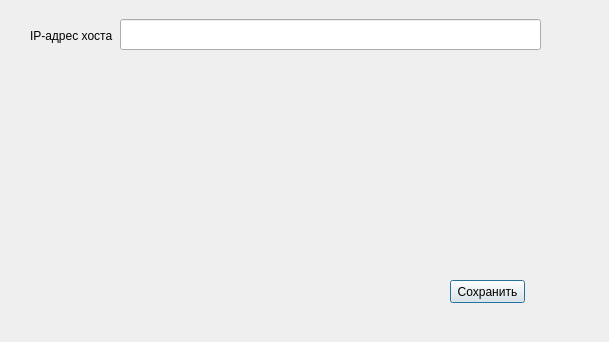
<?xml version="1.0" encoding="UTF-8"?>
<ui version="4.0">
 <class>Setting</class>
 <widget class="QDialog" name="Setting">
  <property name="geometry">
   <rect>
    <x>0</x>
    <y>0</y>
    <width>609</width>
    <height>342</height>
   </rect>
  </property>
  <property name="windowTitle">
   <string>Настройки</string>
  </property>
  <property name="windowIcon">
   <iconset resource="resourse.qrc">
    <normaloff>:/photo/settings-work-tool.ico</normaloff>:/photo/settings-work-tool.ico</iconset>
  </property>
  <widget class="QLabel" name="label">
   <property name="geometry">
    <rect>
     <x>26</x>
     <y>17</y>
     <width>81</width>
     <height>31</height>
    </rect>
   </property>
   <property name="text">
    <string/>
   </property>
  </widget>
  <widget class="QLineEdit" name="ipHost">
   <property name="geometry">
    <rect>
     <x>120</x>
     <y>19</y>
     <width>421</width>
     <height>31</height>
    </rect>
   </property>
  </widget>
  <widget class="QPushButton" name="pushButton">
   <property name="geometry">
    <rect>
     <x>450</x>
     <y>280</y>
     <width>75</width>
     <height>23</height>
    </rect>
   </property>
   <property name="text">
    <string>Сохранить</string>
   </property>
  </widget>
  <widget class="QLabel" name="lable">
   <property name="geometry">
    <rect>
     <x>30</x>
     <y>10</y>
     <width>91</width>
     <height>51</height>
    </rect>
   </property>
   <property name="text">
    <string>IP-адрес хоста</string>
   </property>
  </widget>
 </widget>
 <resources>
  <include location="resourse.qrc"/>
 </resources>
 <connections/>
</ui>
